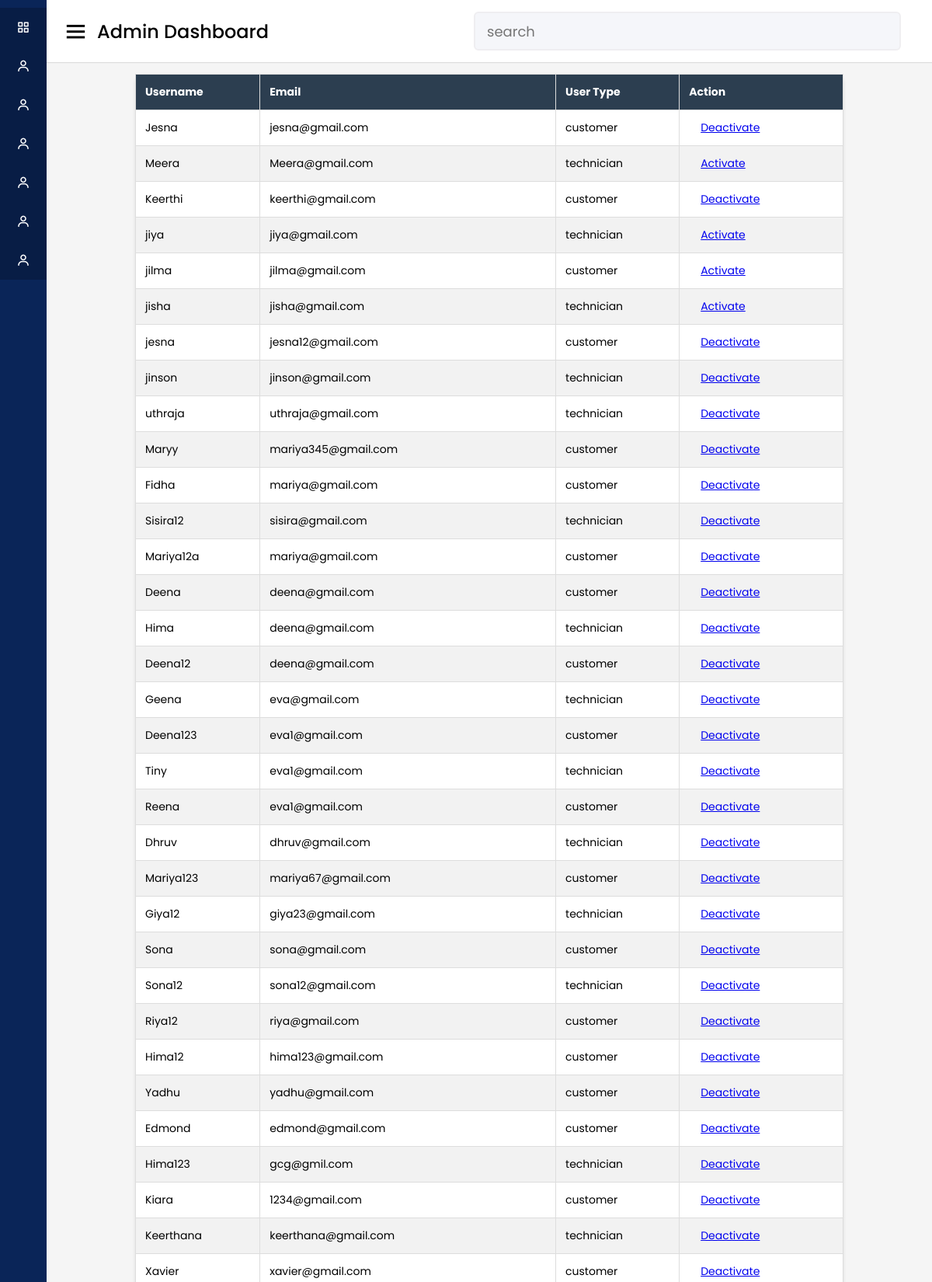
The page /userlist/ (upper part) on the database its author committed.
### app1/models.py (models this page shows)
class CustomUser(AbstractUser):
    user_type = models.CharField(max_length=20)  # Add any additional fields you need

### app1/views.py (the view)
# urls.py: path('userlist/',views.userlist,name="userlist"),
def userlist(request):
    registered_users = CustomUser.objects.filter(is_staff=False)
    context = {'registered_users': registered_users}
    return render(request, 'users.html', context)

### templates/users.html (shortened to what this page needs)
{% load static %}
<!DOCTYPE html>
<html lang="en" dir="ltr">
<head>
    <link rel="stylesheet" href="{% static 'css/users.css'%}">
    <link href='https://unpkg.com/boxicons@2.0.7/css/boxicons.min.css' rel='stylesheet'>
</head>
<body>
    <div class="sidebar">
        <ul class="nav-links">
            <li>
                <a href="{% url 'custom_admin_panel' %}" class="active">
                    <i class='bx bx-grid-alt'></i>
                    <span class="links_name">Dashboard</span>
                </a>
            </li>
            <li>
                <a href="{% url 'userlist' %}" class="active">
                    <i class='bx bx-user'></i>
                    <span class="links_name">Users</span>
                </a>
            </li>
            <li>
                <a href="{% url 'approval'%}" class="active">
                  <i class='bx bx-user'></i>
                  <span class="links_name">Technicians</span>
                </a>
              </li>
              <li>
                <a href="{% url 'approved'%}" class="active">
                  <i class='bx bx-user'></i>
                  <span class="links_name">Approved Technician</span>
                </a>
              </li>
        <li>
            <a href="" class="active">
              <i class='bx bx-user'></i>
              <span class="links_name">Analysis</span>
            </a>
          </li>
          <li>
            <a href="{% url 'admin_feedback'%}" class="active">
              <i class='bx bx-user'></i>
              <span class="links_name">Feedback</span>
            </a>
          </li>
          <li>
            <a href="{% url 'admin_delivery'%}" class="active">
              <i class='bx bx-user'></i>
              <span class="links_name">Add</span>
            </a>
          </li>
        </ul>
    </div>
    <section class="home-section">
        <nav>
            <div class="sidebar-button">
                <i class='bx bx-menu sidebarBtn'></i>
                <span class="dashboard">Admin Dashboard</span>
            </div>
            <div class="search-box">
                <input type="text" id="search" oninput="filterUsers()" placeholder="search">
            </div>
        </nav>
            <h2>Users Table</h2>
            <table id="usersTable">
                <thead>
                    <tr>
                        <th>Username</th>
                        <th>Email</th>
                        <th>User Type</th>
                        <th>Action</th>
                    </tr>
                </thead>
                <tbody>
                    {% for user in registered_users %}
                        <tr>
                            <td>{{ user.username }}</td>
                            <td>{{ user.email }}</td>
                            <td>{{ user.user_type }}</td>
                            <td>
                                <a href="{% url 'deactivate_user' user.id %}" class="deactivate-button">
                                    {% if user.is_active %}
                                        Deactivate
                                    {% else %}
                                        Activate
                                    {% endif %}
                                </a>
                            </td>
                        </tr>
                    {% endfor %}
                </tbody>
            </table>
    </section>
</body>
</html>

### static/css/users.css (style rules this page uses)
* { margin: 0; padding: 0; box-sizing: border-box; font-family: 'Poppins', sans-serif; }
.sidebar { position: fixed; height: 100%; width: 240px; background: #0A2558; transition: all 0.5s ease; }
.sidebar .nav-links { margin-top: 10px; }
.sidebar .nav-links li { position: relative; list-style: none; height: 50px; }
.sidebar .nav-links li a { height: 100%; width: 100%; display: flex; align-items: center; text-decoration: none; transition: all 0.4s ease; }
.sidebar .nav-links li a.active { background: #081D45; }
.sidebar .nav-links li i { min-width: 60px; text-align: center; font-size: 18px; color: #fff; }
.sidebar .nav-links li a .links_name { color: #fff; font-size: 15px; font-weight: 400; white-space: nowrap; }
.home-section { position: relative; background: #f5f5f5; min-height: 100vh; width: calc(100% - 240px); left: 240px; transition: all 0.5s ease; }
.home-section nav { display: flex; justify-content: space-between; height: 80px; background: #fff; display: flex; align-items: center; position: fixed; width: calc(100% - 240px); left: 240px; z-index: 100; padding: 0 20px; box-shadow: 0 1px 1px rgba(0, 0, 0, 0.1); transition: all 0.5s ease; }
.home-section nav .sidebar-button { display: flex; align-items: center; font-size: 24px; font-weight: 500; }
nav .sidebar-button i { font-size: 35px; margin-right: 10px; }
.home-section nav .search-box { position: relative; height: 50px; max-width: 550px; width: 100%; margin: 0 20px; }
nav .search-box input { height: 100%; width: 100%; outline: none; background: #F5F6FA; border: 2px solid #EFEEF1; border-radius: 6px; font-size: 18px; padding: 0 15px; }
@media (max-width: 1240px) { .sidebar { width: 60px; } }
@media (max-width: 1240px) { .home-section { width: calc(100% - 60px); left: 60px; } }
@media (max-width: 1240px) { .home-section nav { width: calc(100% - 60px); left: 60px; } }
table { width: 80%; margin: 60px auto; border-collapse: collapse; background-color: #fff; box-shadow: 0 2px 4px rgba(0, 0, 0, 0.1); border-radius: 10px; }
th, td { border: 1px solid #ddd; text-align: left; padding: 12px; font-size: 14px; }
th { background-color: #2c3e50; color: #fff; }
tr:nth-child(even) { background-color: #f2f2f2; }

### templates/users.html (style rules this page uses)
th, td { border: 1px solid #ddd; text-align: left; padding: 12px; font-size: 14px; }
th { background-color: #2c3e50; color: #fff; }
tr:nth-child(even) { background-color: #f2f2f2; }
.deactivate-button { padding: 10px 15px; border: none; border-radius: 5px; cursor: pointer; font-size: 14px; transition: background-color 0.3s ease; }

### rows shown on the page
CustomUser: username "Jesna", email "jesna@gmail.com", user_type "customer", is_active "Deactivate"
CustomUser: username "Meera", email "Meera@gmail.com", user_type "technician", is_active "Activate"
CustomUser: username "Keerthi", email "keerthi@gmail.com", user_type "customer", is_active "Deactivate"
CustomUser: username "jiya", email "jiya@gmail.com", user_type "technician", is_active "Activate"
CustomUser: username "jilma", email "jilma@gmail.com", user_type "customer", is_active "Activate"
CustomUser: username "jisha", email "jisha@gmail.com", user_type "technician", is_active "Activate"
CustomUser: username "jesna", email "jesna12@gmail.com", user_type "customer", is_active "Deactivate"
CustomUser: username "jinson", email "jinson@gmail.com", user_type "technician", is_active "Deactivate"
CustomUser: username "uthraja", email "uthraja@gmail.com", user_type "technician", is_active "Deactivate"
CustomUser: username "Maryy", email "mariya345@gmail.com", user_type "customer", is_active "Deactivate"
CustomUser: username "Fidha", email "mariya@gmail.com", user_type "customer", is_active "Deactivate"
CustomUser: username "Sisira12", email "sisira@gmail.com", user_type "technician", is_active "Deactivate"
CustomUser: username "Mariya12a", email "mariya@gmail.com", user_type "customer", is_active "Deactivate"
CustomUser: username "Deena", email "deena@gmail.com", user_type "customer", is_active "Deactivate"
CustomUser: username "Hima", email "deena@gmail.com", user_type "technician", is_active "Deactivate"
CustomUser: username "Deena12", email "deena@gmail.com", user_type "customer", is_active "Deactivate"
CustomUser: username "Geena", email "eva@gmail.com", user_type "technician", is_active "Deactivate"
CustomUser: username "Deena123", email "eva1@gmail.com", user_type "customer", is_active "Deactivate"
CustomUser: username "Tiny", email "eva1@gmail.com", user_type "technician", is_active "Deactivate"
CustomUser: username "Reena", email "eva1@gmail.com", user_type "customer", is_active "Deactivate"
CustomUser: username "Dhruv", email "dhruv@gmail.com", user_type "technician", is_active "Deactivate"
CustomUser: username "Mariya123", email "mariya67@gmail.com", user_type "customer", is_active "Deactivate"
CustomUser: username "Giya12", email "giya23@gmail.com", user_type "technician", is_active "Deactivate"
CustomUser: username "Sona", email "sona@gmail.com", user_type "customer", is_active "Deactivate"
CustomUser: username "Sona12", email "sona12@gmail.com", user_type "technician", is_active "Deactivate"
CustomUser: username "Riya12", email "riya@gmail.com", user_type "customer", is_active "Deactivate"
CustomUser: username "Hima12", email "hima123@gmail.com", user_type "customer", is_active "Deactivate"
CustomUser: username "Yadhu", email "yadhu@gmail.com", user_type "customer", is_active "Deactivate"
CustomUser: username "Edmond", email "edmond@gmail.com", user_type "customer", is_active "Deactivate"
CustomUser: username "Hima123", email "gcg@gmil.com", user_type "technician", is_active "Deactivate"
CustomUser: username "Kiara", email "1234@gmail.com", user_type "customer", is_active "Deactivate"
CustomUser: username "Keerthana", email "keerthana@gmail.com", user_type "technician", is_active "Deactivate"
CustomUser: username "Xavier", email "xavier@gmail.com", user_type "customer", is_active "Deactivate"
